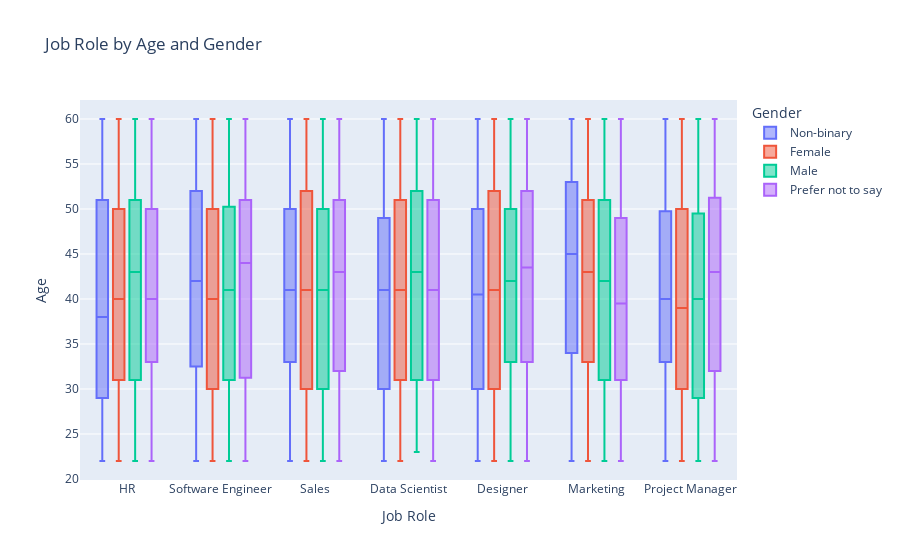

Source (notebook cell):
### Code cell
import plotly.express as px

fig = px.box(data, x='Job_Role', y='Age', color='Gender', title='Job Role by Age and Gender')
fig.update_layout(xaxis_title='Job Role', yaxis_title='Age', legend_title='Gender')
fig.show()

### Figure 1 — Plotly figure (JSON) as saved in the notebook; plotly's stock layout.template omitted (floating-point values rounded to 4 significant figures; data arrays with more than 128 entries replaced by an {"elided": "..."} marker saying what was removed)
{"data": [{"alignmentgroup": "True", "hovertemplate": "Gender=Non-binary<br>Job_Role=%{x}<br>Age=%{y}<extra></extra>", "legendgroup": "Non-binary", "marker": {"color": "#636efa"}, "name": "Non-binary", "notched": false, "offsetgroup": "Non-binary", "orientation": "v", "showlegend": true, "type": "box", "x": {"elided": "1214 str values"}, "x0": " ", "xaxis": "x", "y": {"elided": "1214 int values"}, "y0": " ", "yaxis": "y"}, {"alignmentgroup": "True", "hovertemplate": "Gender=Female<br>Job_Role=%{x}<br>Age=%{y}<extra></extra>", "legendgroup": "Female", "marker": {"color": "#EF553B"}, "name": "Female", "notched": false, "offsetgroup": "Female", "orientation": "v", "showlegend": true, "type": "box", "x": {"elided": "1274 str values"}, "x0": " ", "xaxis": "x", "y": {"elided": "1274 int values"}, "y0": " ", "yaxis": "y"}, {"alignmentgroup": "True", "hovertemplate": "Gender=Male<br>Job_Role=%{x}<br>Age=%{y}<extra></extra>", "legendgroup": "Male", "marker": {"color": "#00cc96"}, "name": "Male", "notched": false, "offsetgroup": "Male", "orientation": "v", "showlegend": true, "type": "box", "x": {"elided": "1270 str values"}, "x0": " ", "xaxis": "x", "y": {"elided": "1270 int values"}, "y0": " ", "yaxis": "y"}, {"alignmentgroup": "True", "hovertemplate": "Gender=Prefer not to say<br>Job_Role=%{x}<br>Age=%{y}<extra></extra>", "legendgroup": "Prefer not to say", "marker": {"color": "#ab63fa"}, "name": "Prefer not to say", "notched": false, "offsetgroup": "Prefer not to say", "orientation": "v", "showlegend": true, "type": "box", "x": {"elided": "1242 str values"}, "x0": " ", "xaxis": "x", "y": {"elided": "1242 int values"}, "y0": " ", "yaxis": "y"}], "layout": {"boxmode": "group", "legend": {"title": {"text": "Gender"}, "tracegroupgap": 0}, "title": {"text": "Job Role by Age and Gender"}, "xaxis": {"anchor": "y", "domain": [0, 1], "title": {"text": "Job Role"}}, "yaxis": {"anchor": "x", "domain": [0, 1], "title": {"text": "Age"}}}}
